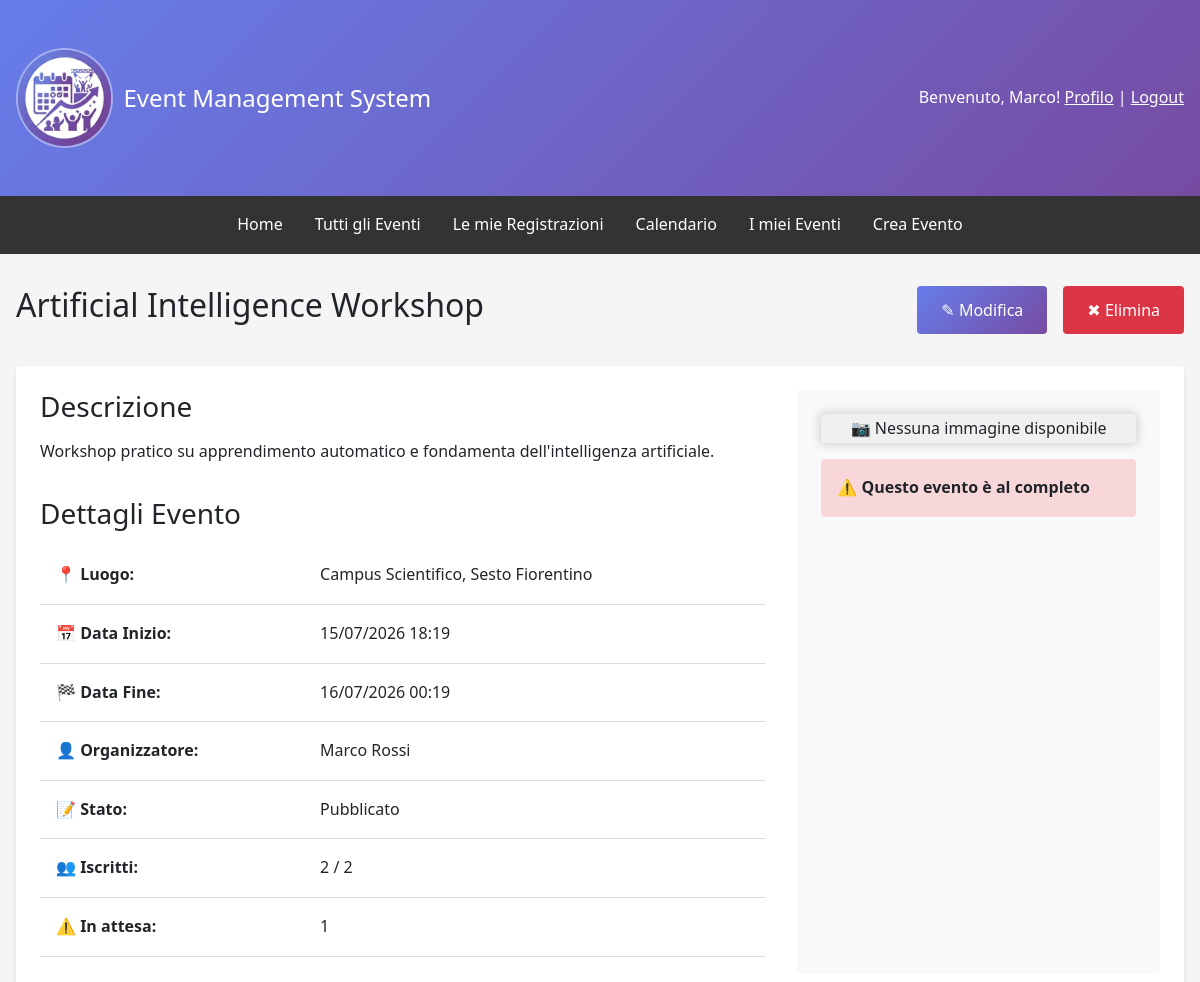
The app's page /events/event/598/ (signed in, upper part), older data.
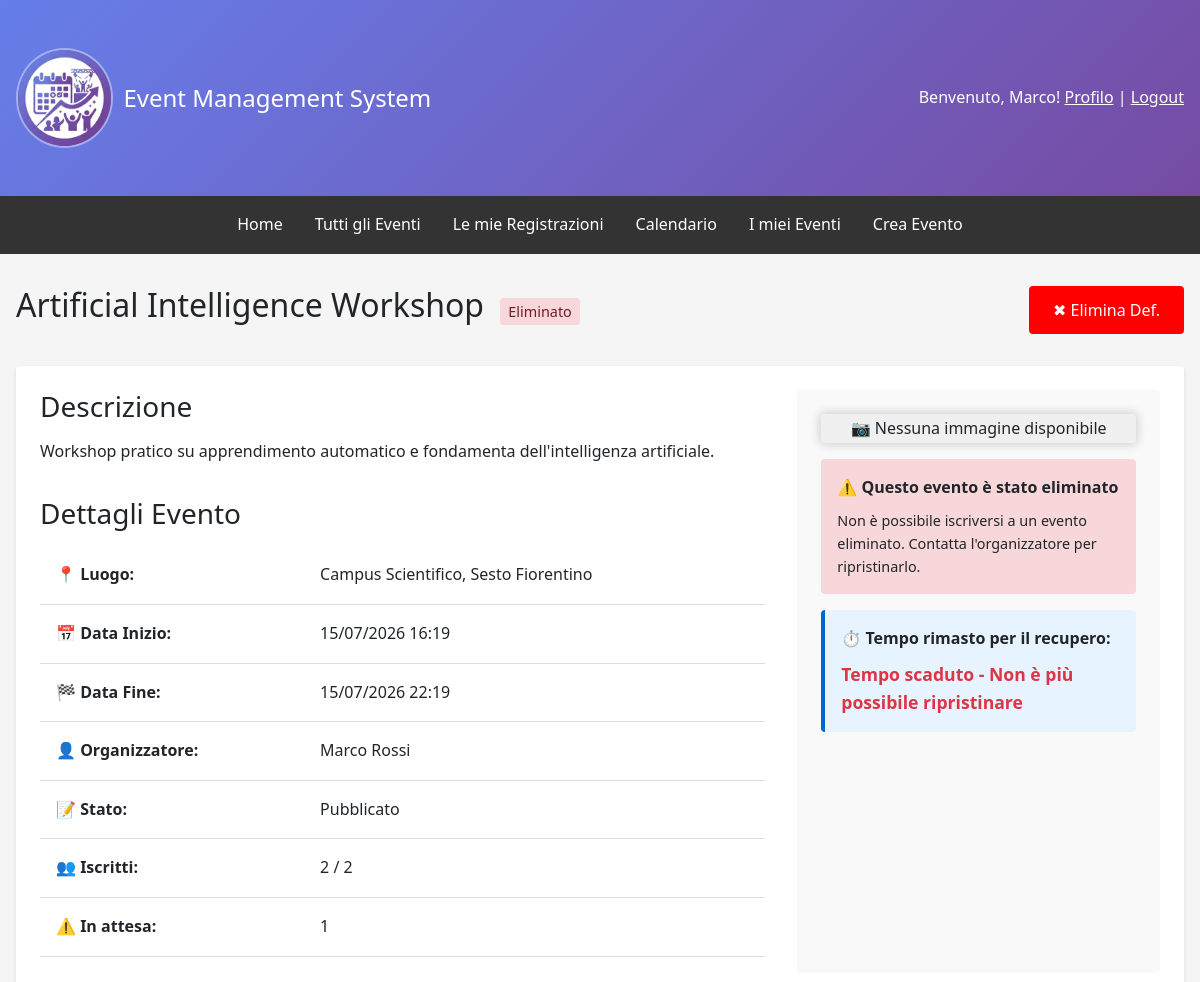
The same page, newer data.
### events/models.py (models this page shows, shortened)
class Event(models.Model):
    STATUS_CHOICES = [('draft', 'Bozza'), ('published', 'Pubblicato'), ('ongoing', 'In Corso'), ('completed', 'Completato'), ('cancelled', 'Annullato')]
    title = models.CharField(max_length=200, verbose_name='Titolo')
    description = models.TextField(verbose_name='Descrizione')
    organizer = models.ForeignKey(User, on_delete=models.CASCADE, related_name='organized_events', verbose_name='Organizzatore')
    location = models.CharField(max_length=255, verbose_name='Luogo')
    start_date = models.DateTimeField(verbose_name='Data e Ora Inizio')
    end_date = models.DateTimeField(verbose_name='Data e Ora Fine')
    max_attendees = models.IntegerField(null=True, blank=True, verbose_name='Numero Massimo Partecipanti')
    image = models.ImageField(upload_to='event_images/', blank=True, null=True, verbose_name='Immagine')
    status = models.CharField(max_length=15, choices=STATUS_CHOICES, default='draft', verbose_name='Stato')
    created_at = models.DateTimeField(auto_now_add=True)
    updated_at = models.DateTimeField(auto_now=True)
    deleted_at = models.DateTimeField(null=True, blank=True, verbose_name='Eliminato il')
    class Meta:
        ordering = ['-start_date']
        permissions = [('can_create_event', 'Può creare eventi'), ('can_edit_own_events', 'Può modificare i propri eventi'), ('can_delete_own_events', 'Può eliminare i propri eventi'), ('can_view_attendees', 'Può visualizzare la lista dei partecipanti')]
    def is_full(self):
        if self.max_attendees is None:
            return False
        return self.eventregistration_set.filter(status='confirmed').count() >= self.max_attendees
    @property
    def get_confirmed_attendees_count(self):
        return self.eventregistration_set.filter(status='confirmed').count()
    def get_pending_attendees_count(self):
        return self.eventregistration_set.filter(status='pending').count()

### events/views.py (the view)
# urls.py: path('event/<int:pk>/', views.EventDetailView.as_view(), name='event_detail'),
class EventDetailView(DetailView):
    model = Event
    template_name = 'events/event_detail.html'
    context_object_name = 'event'
    pk_url_kwarg = 'pk'
    def get_queryset(self):
        queryset = super().get_queryset()
        if not self.request.user.is_authenticated or not (self.request.user.is_staff or (hasattr(self.request.user, 'profile') and self.request.user.profile.role == 'organizer')):
            queryset = queryset.filter(deleted_at__isnull=True)
        return queryset
    def get_context_data(self, **kwargs):
        context = super().get_context_data(**kwargs)
        event = self.get_object()
        context['attendees'] = event.eventregistration_set.filter(status='confirmed').order_by('registered_at')
        context['pending_attendees'] = event.eventregistration_set.filter(status='pending').order_by('registered_at')
        context['can_view_attendees'] = self.request.user == event.organizer or self.request.user.is_staff
        context['pending_count'] = context['pending_attendees'].count()
        context['confirmed_count'] = context['attendees'].count()
        if event.deleted_at:
            from datetime import timedelta
            restore_deadline = event.deleted_at + timedelta(days=3)
            time_remaining = restore_deadline - timezone.now()
            context['can_restore'] = time_remaining.total_seconds() > 0
            total_seconds = max(0, time_remaining.total_seconds())
            days = int(total_seconds // 86400)
            hours = int((total_seconds % 86400) // 3600)
            minutes = int((total_seconds % 3600) // 60)
            context['restore_days'] = days
            context['restore_hours'] = hours
            context['restore_minutes'] = minutes
        else:
            context['can_restore'] = False
            context['restore_days'] = 0
            context['restore_hours'] = 0
            context['restore_minutes'] = 0
        if self.request.user.is_authenticated:
            try:
                registration = EventRegistration.objects.get(event=event, user=self.request.user)
                context['user_registration'] = registration
            except EventRegistration.DoesNotExist:
                context['user_registration'] = None
        return context

### events/models.py (called while the page is built)
    def get_pending_position(self):
        if self.status != 'pending':
            return None
        queryset = EventRegistration.objects.filter(
            event=self.event,
            status='pending'
        ).filter(
            models.Q(registered_at__lt=self.registered_at) |
            models.Q(registered_at=self.registered_at, id__lt=self.id)
        )
        return queryset.count() + 1

### templates/events/event_detail.html (shortened to what the changed rows need)
{% extends 'base.html' %}
{% block content %}
<div class="detail-header">
    <h2>
        {{ event.title }}
        {% if event.deleted_at %}
            <span style="padding: 0.25rem 0.5rem; border-radius: 4px; font-size: 0.9rem; background-color: #f8d7da; color: #721c24; margin-left: 0.5rem;">
                Eliminato
            </span>
        {% endif %}
    </h2>
    {% if user == event.organizer or user.is_staff %}
        <div class="detail-actions">
            {% if not event.deleted_at %}
                <a href="{% url 'events:event_update' event.pk %}" class="btn btn-secondary" style="background: linear-gradient(135deg, #667eea 0%, #764ba2 100%);">✎ Modifica</a>
                <a href="{% url 'events:event_delete' event.pk %}" class="btn btn-danger">✖ Elimina</a>
            {% else %}
                    <a href="{% url 'events:event_delete' event.pk %}" class="btn btn-danger" style="background: #ff0000">✖ Elimina Def.</a>
            {% endif %}
        </div>
    {% endif %}
</div>
<div class="event-card">
    <div class="detail-grid">
        <div>
            <h3>Descrizione</h3>
            <p style="margin: 1rem 0;">{{ event.description }}</p>
            <h3 style="margin-top: 2rem;">Dettagli Evento</h3>
            <table style="margin: 1rem 0;">
                <tr>
                    <td><strong>📍 Luogo:</strong></td>
                    <td>{{ event.location }}</td>
                </tr>
                <tr>
                    <td><strong>📅 Data Inizio:</strong></td>
                    <td>{{ event.start_date|date:"d/m/Y H:i" }}</td>
                </tr>
                <tr>
                    <td><strong>🏁 Data Fine:</strong></td>
                    <td>{{ event.end_date|date:"d/m/Y H:i" }}</td>
                </tr>
                <tr>
                    <td><strong>👤 Organizzatore:</strong></td>
                    <td>{{ event.organizer.get_full_name|default:event.organizer.username }}</td>
                </tr>
                <tr>
                    <td><strong>📝 Stato:</strong></td>
                    <td>{{ event.get_status_display }}</td>
                </tr>
                <tr>
                    <td><strong>👥 Iscritti:</strong></td>
                    <td>{{ event.get_confirmed_attendees_count }}{% if event.max_attendees %} / {{ event.max_attendees }}{% endif %}</td>
                </tr>
                <tr>
                    <td><strong>⚠️ In attesa:</strong></td>
                    <td>{{ event.get_pending_attendees_count }}</td>
                </tr>
            </table>
        </div>
        <div style="background-color: #f9f9f9; padding: 1.5rem; border-radius: 4px;">
            {% if event.deleted_at %}
                <div style="background-color: #f8d7da; padding: 1rem; border-radius: 4px; margin-bottom: 1rem;">
                    <strong>⚠️ Questo evento è stato eliminato</strong><br>
                    <p style="margin: 0.5rem 0 0 0; font-size: 0.9rem;">Non è possibile iscriversi a un evento eliminato. Contatta l'organizzatore per ripristinarlo.</p>
                </div>
                <div style="background-color: #e7f3ff; padding: 1rem; border-radius: 4px; border-left: 4px solid #0066cc;">
                    <strong>⏱️ Tempo rimasto per il recupero:</strong><br>
                    <div style="margin-top: 0.5rem; font-size: 1.1rem; font-weight: bold; color: #0066cc;">
                        {% if can_restore %}
                            {{ restore_days }} giorn{% if restore_days != 1 %}i{% else %}o{% endif %},
                            {{ restore_hours }} or{% if restore_hours != 1 %}e{% else %}a{% endif %},
                            {{ restore_minutes }} minut{% if restore_minutes > 1 %}i{% else %}o{% endif %}
                        {% else %}
                            <span style="color: #dc3545;">Tempo scaduto - Non è più possibile ripristinare</span>
                        {% endif %}
                    </div>
                </div>
            {% elif user.is_authenticated%}
                {% if not user.is_staff and request.user != event.organizer%}
                    {% if user_registration %}
                        {% if user_registration.status == 'cancelled' %}
                            <div style="background-color: #fff3cd; padding: 1rem; border-radius: 4px; margin-bottom: 1rem;">
                                <strong>⚠️ Hai cancellato la tua iscrizione a questo evento</strong>
                            </div>
                            {% if event.is_full %}
                                <div style="background-color: #f8d7da; padding: 1rem; border-radius: 4px;">
                                    <strong>⚠️ Questo evento è al completo</strong>
                                </div>
                                <a href="{% url 'events:event_register' event.pk %}" class="btn" style="width: 100%; text-align: center; margin-top: 1rem; background-color: #e0a800;">𖨆𐀪𖠋𐦂 Mettiti in coda</a>
                            {% else %}
                                <a href="{% url 'events:event_register' event.pk %}" class="btn" style="width: 100%; text-align: center;">✓ Iscriviti di nuovo a questo Evento</a>
                            {% endif %}
                        {% else %}
                            {% if user_registration.get_status_display == 'In Attesa' %}
                                <div style="background-color: #fff3cd; padding: 1rem; border-radius: 4px; margin-bottom: 1rem;">
                                    <strong>✓ Sei iscritto a questo evento</strong><br>
                                    Stato: {{ user_registration.get_status_display }}
                                </div>
                            {% else %}
                                <div style="background-color: #d4edda; padding: 1rem; border-radius: 4px; margin-bottom: 1rem;">
                                    <strong>✓ Sei iscritto a questo evento</strong><br>
                                    Stato: {{ user_registration.get_status_display }}
                                </div>
                            {% endif %}
                            <a href="{% url 'events:event_unregister_confirm' event.pk %}?next={{ request.path }}" class="btn btn-danger" style="width: 100%; text-align: center;">✗️ Disiscriviti</a>
                        {% endif %}
                    {% else %}
                        {% if event.is_full %}
                            <div style="background-color: #f8d7da; padding: 1rem; border-radius: 4px;">
                                <strong>⚠️ Questo evento è al completo</strong>
                            </div>
                            <a href="{% url 'events:event_register' event.pk %}" class="btn" style="width: 100%; text-align: center; margin-top: 1rem; background-color: #e0a800;">⏱ Mettiti in coda</a>
                        {% else %}
                            <a href="{% url 'events:event_register' event.pk %}" class="btn" style="width: 100%; text-align: center;">✓ Iscriviti a questo Evento</a>
                        {% endif %}
                    {% endif %}
                {% elif event.is_full %}
                    <div style="background-color: #f8d7da; padding: 1rem; border-radius: 4px;">
                        <strong>⚠️ Questo evento è al completo</strong>
                    </div>
                {% endif %}
            {% else %}
                <a href="{% url 'users:login' %}" class="btn" style="width: 100%; text-align: center;">Accedi per Iscriverti</a>
            {% endif %}
        </div>
    </div>
</div>
{% endblock %}

Row changes from the older to the newer data that the page shows:
changed Event "Artificial Intelligence Workshop": start_date "15/07/2026 18:19" → "15/07/2026 16:19"; end_date "16/07/2026 00:19" → "15/07/2026 22:19"
Text that changed along with them:
text no longer shown: "✎ Modifica ✖ Elimina ⚠️ Questo evento è al completo"
text now shown: "Eliminato ✖ Elimina Def. ⚠️ Questo evento è stato eliminato Non è possibile iscriversi a un evento eliminato. Contatta l'organizzatore per ripristinarlo. ⏱️ Tempo rimasto per il recupero: Tempo scaduto - Non è più possibile ripristinare"
